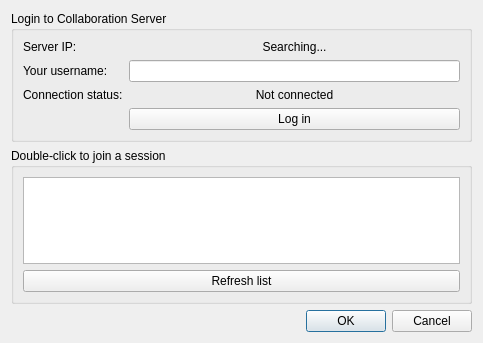
<?xml version="1.0" encoding="UTF-8"?>
<ui version="4.0">
 <class>SessionJoinDialog</class>
 <widget class="QDialog" name="SessionJoinDialog">
  <property name="geometry">
   <rect>
    <x>0</x>
    <y>0</y>
    <width>483</width>
    <height>343</height>
   </rect>
  </property>
  <property name="windowTitle">
   <string>Dialog</string>
  </property>
  <layout class="QVBoxLayout" name="verticalLayout">
   <item>
    <widget class="QGroupBox" name="groupBox">
     <property name="title">
      <string>Login to Collaboration Server</string>
     </property>
     <layout class="QFormLayout" name="formLayout">
      <item row="0" column="0">
       <widget class="QLabel" name="label">
        <property name="text">
         <string>Server IP:</string>
        </property>
       </widget>
      </item>
      <item row="0" column="1">
       <widget class="QLabel" name="serverIP">
        <property name="text">
         <string>Searching...</string>
        </property>
        <property name="alignment">
         <set>Qt::AlignCenter</set>
        </property>
       </widget>
      </item>
      <item row="1" column="0">
       <widget class="QLabel" name="label_2">
        <property name="text">
         <string>Your username:</string>
        </property>
       </widget>
      </item>
      <item row="1" column="1">
       <widget class="QLineEdit" name="userName"/>
      </item>
      <item row="2" column="0">
       <widget class="QLabel" name="label_3">
        <property name="text">
         <string>Connection status:</string>
        </property>
       </widget>
      </item>
      <item row="2" column="1">
       <widget class="QLabel" name="connectionStatus">
        <property name="text">
         <string>Not connected</string>
        </property>
        <property name="alignment">
         <set>Qt::AlignCenter</set>
        </property>
       </widget>
      </item>
      <item row="3" column="1">
       <widget class="QPushButton" name="pushButton">
        <property name="text">
         <string>Log in</string>
        </property>
       </widget>
      </item>
     </layout>
    </widget>
   </item>
   <item>
    <widget class="QGroupBox" name="groupBox_2">
     <property name="title">
      <string>Double-click to join a session</string>
     </property>
     <layout class="QVBoxLayout" name="verticalLayout_2">
      <item>
       <widget class="QListWidget" name="sessionList"/>
      </item>
      <item>
       <widget class="QPushButton" name="refreshList">
        <property name="text">
         <string>Refresh list</string>
        </property>
       </widget>
      </item>
     </layout>
    </widget>
   </item>
   <item>
    <widget class="QDialogButtonBox" name="buttonBox">
     <property name="orientation">
      <enum>Qt::Horizontal</enum>
     </property>
     <property name="standardButtons">
      <set>QDialogButtonBox::Cancel|QDialogButtonBox::Ok</set>
     </property>
    </widget>
   </item>
  </layout>
 </widget>
 <resources/>
 <connections>
  <connection>
   <sender>buttonBox</sender>
   <signal>accepted()</signal>
   <receiver>SessionJoinDialog</receiver>
   <slot>accept()</slot>
   <hints>
    <hint type="sourcelabel">
     <x>248</x>
     <y>254</y>
    </hint>
    <hint type="destinationlabel">
     <x>157</x>
     <y>274</y>
    </hint>
   </hints>
  </connection>
  <connection>
   <sender>buttonBox</sender>
   <signal>rejected()</signal>
   <receiver>SessionJoinDialog</receiver>
   <slot>reject()</slot>
   <hints>
    <hint type="sourcelabel">
     <x>316</x>
     <y>260</y>
    </hint>
    <hint type="destinationlabel">
     <x>286</x>
     <y>274</y>
    </hint>
   </hints>
  </connection>
 </connections>
</ui>
